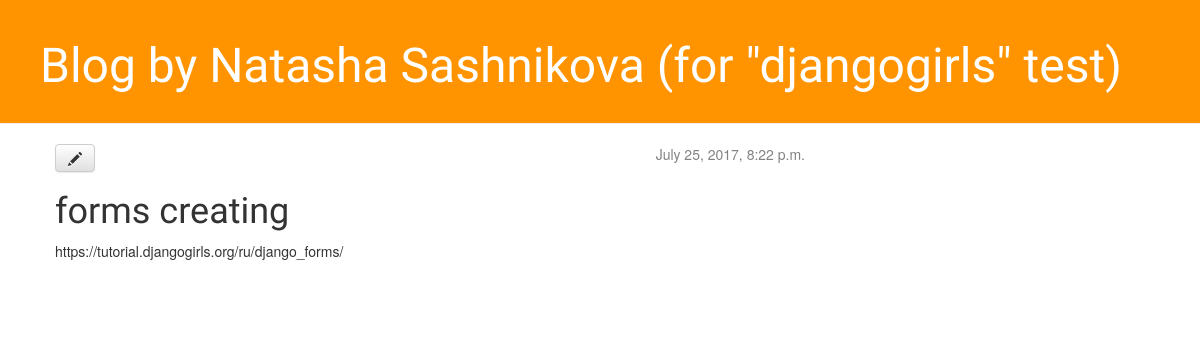
Page /post/6/ on the committed database.
### blog/models.py (models this page shows, shortened)
class Post(models.Model):
    author = models.ForeignKey('auth.User')
    title = models.CharField(max_length=200)
    text = models.TextField()
    created_date = models.DateTimeField(
            default=timezone.now)
    published_date = models.DateTimeField(
            blank=True, null=True)

### blog/views.py (the view)
# urls.py: url(r'^post/(?P<pk>[0-9]+)/$', views.post_detail, name='post_detail'),
def post_detail(request, pk):
    post = get_object_or_404(Post, pk=pk)
    return render(request, 'blog/post_detai.html', {'post': post})

### blog/templates/blog/post_detai.html
{% extends 'blog/base.html' %}
    {% block content %}
        <div class="post">
            {% if post.published_date %}
                <div class="date">
                    {{ post.published_date }}
                </div>
            {% endif %}
            <a class="btn btn-default" href="{% url 'post_edit' pk=post.pk %}"><span class="glyphicon glyphicon-pencil"></span></a>
            <h1>{{ post.title }}</h1>
            <p>{{ post.text|linebreaksbr }}</p>
        </div>
    {% endblock %}

### blog/static/css/blog.css (style rules this page uses)
h1, h2, h3, h4 { font-family: 'Lobster', cursive; }
.date { float: right; color: #828282; }
.post { margin-bottom: 70px; }

### rows in the picture
Post: published_date "July 25, 2017, 8:22 p.m.", title "forms creating", text "https://tutorial.djangogirls.org/ru/django_forms/"
